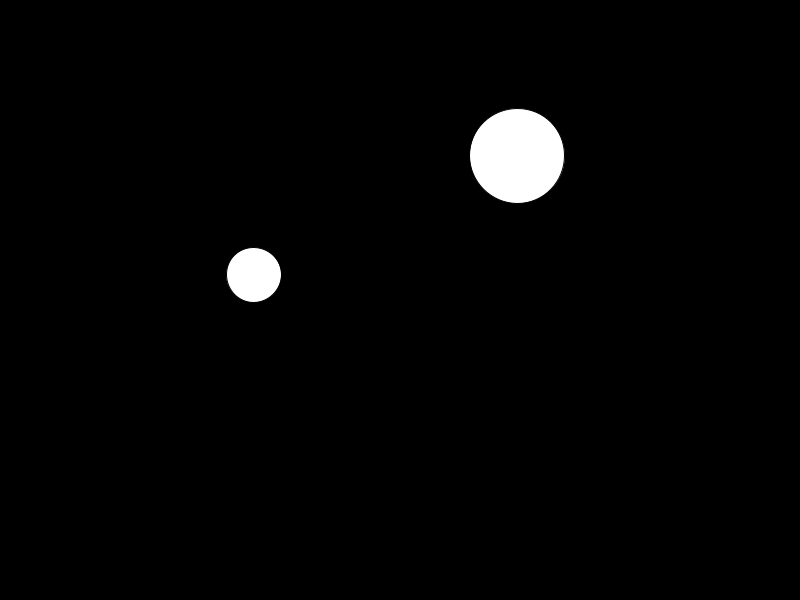
Frame 1 (no input)
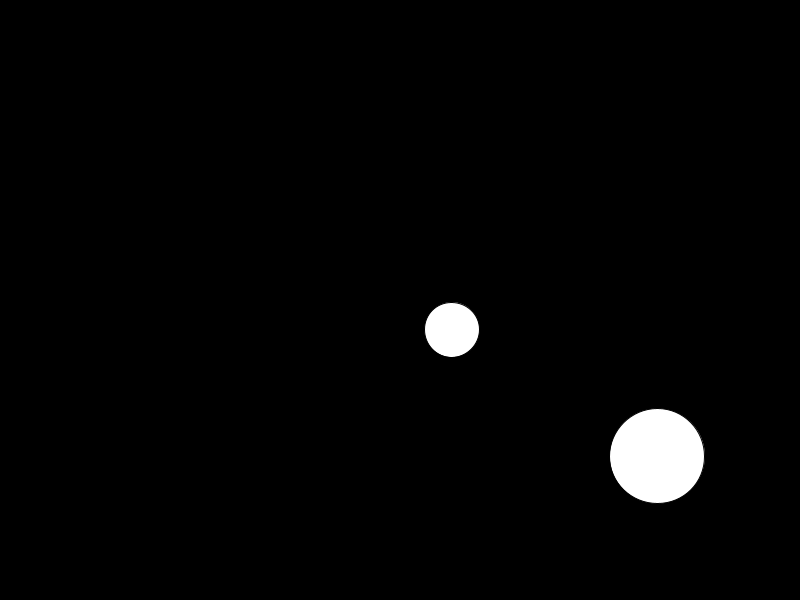
Frame 60 (the mouse pressed at the canvas centre just before this capture)
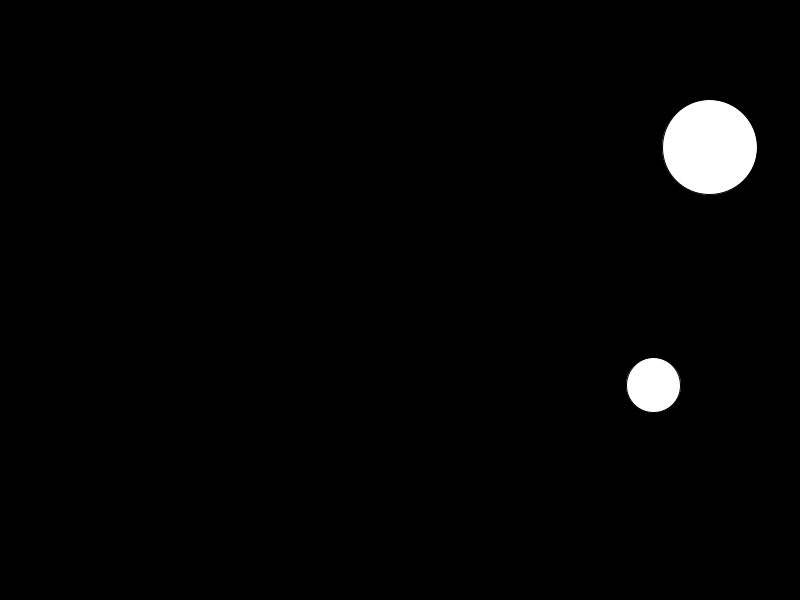
Frame 120 (the mouse held since frame 60 and released just before this capture)

The Processing sketch that drew these frames (run headless with seeded random() and noise(); from frame 60 on, the mouse is pressed at the canvas centre):

// Processing sketch: objetos_02
// ── objetos_02.pde
class pelota {
  //parámetros de la clase

  float posX, posY, diametro, velX, velY;
  //constructor

  pelota (float x, float y) {
    posX=x;
    posY=y;
    diametro=random (100);
    velX=random (10);
    velY=random (10);
  }

  void dibujapelota () {
    ellipse (posX, posY, diametro, diametro);
  }

  void muevepelota() {
        posX=posX+velX;
    posY=posY+velY;
    if (posX>(width-(diametro/2)) || posX<(diametro/2)) {
      velX=-velX;
    }
    if (posY<(diametro/2) || posY>(height-(diametro/2))) {
      velY=-velY;
    }
  }
}

pelota pelota1, pelota2;
void setup() {
  size (800, 600);
  pelota1= new pelota (random (width), random (height));
  pelota2= new pelota (random (width), random(height));
}



void draw() {
  background(0);
  pelota1.dibujapelota();
  pelota1.muevepelota();
  pelota2.dibujapelota();
  pelota2.muevepelota();
}
